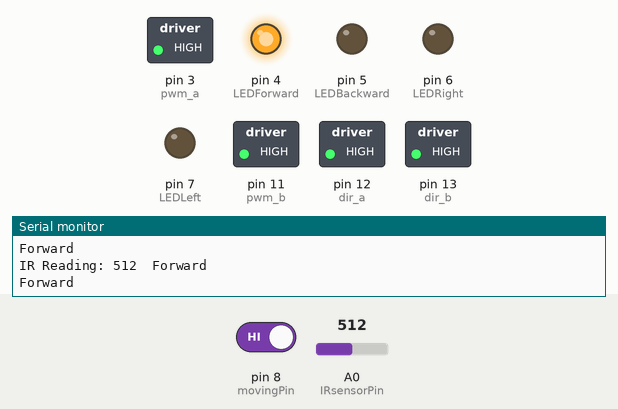
The sketch below on a simulated Arduino Uno, built with avr-gcc and run on an emulated ATmega328P. Parts: switched loads named in the sketch (green lamp = pin HIGH), output pins drawn as LEDs (lit = HIGH), the last lines printed to the serial monitor. Dashed ring = blinking. The test bench sets the inputs (shaded band); at power-on: pin 8 (movingPin) HIGH, A0 (IRsensorPin) = 512.

Above: at 1.6 s.
1.7 s: pin 8 (movingPin) driven LOW
At 3.1 s:
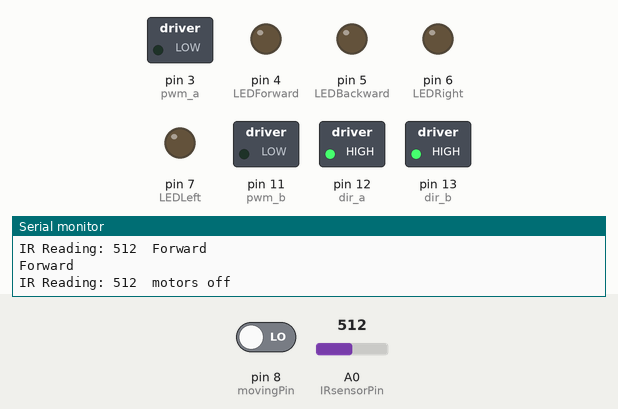
3.9 s: pin 8 (movingPin) driven HIGH
At 4.7 s:
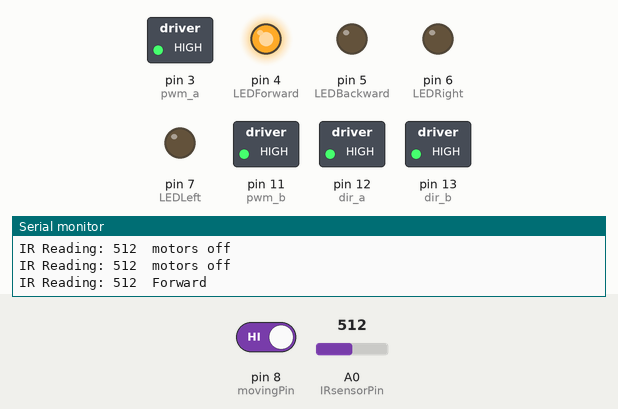
7.5 s: A0 (IRsensorPin) set to 994
11.0 s: A0 (IRsensorPin) set to 1013
At 12.45 s:
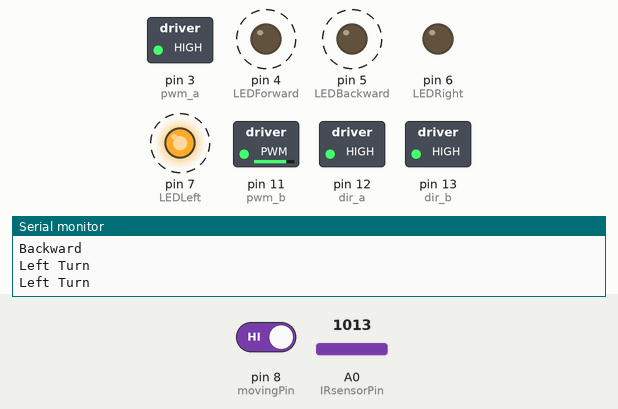
14.5 s: A0 (IRsensorPin) set to 900
At 15.26 s:
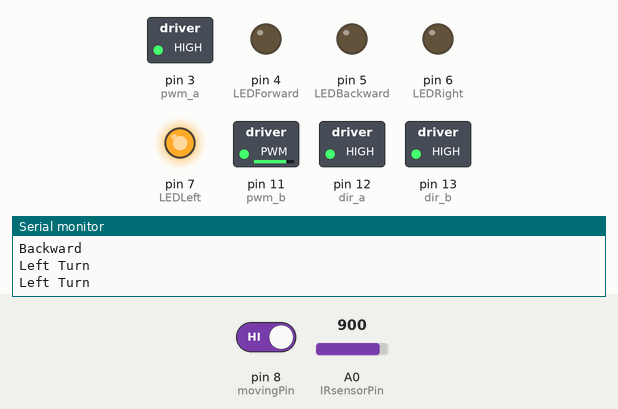
Timing chart, 0 to 17.5 s (numbered marks = the images above; inputs shaded):
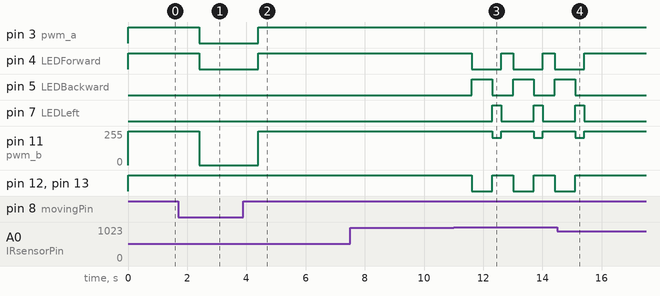

Measured:
- the behaviour switches between 1000 and 1001 on A0 (IRsensorPin) (found by bisection; images 2 and 3)
- after the input at 1.7 s, pin 3 (pwm_a), pin 4 (LEDForward): HIGH → LOW after 0.70 s; pin 11 (pwm_b): 255/255 → 0/255 after 0.70 s
- after the input at 3.9 s, pin 3 (pwm_a), pin 4 (LEDForward): LOW → HIGH after 0.50 s; pin 11 (pwm_b): 0/255 → 255/255 after 0.50 s
- after the input at 11.0 s, pin 4 (LEDForward): alternates HIGH for 0.40 s and LOW for 1.0 s, starting after 0.61 s; pin 5 (LEDBackward): alternates HIGH for 0.70 s and LOW for 0.70 s, starting after 0.61 s
- after the input at 14.5 s, pin 4 (LEDForward): goes on until 15.4 s, then stays HIGH; pin 5 (LEDBackward): goes on until 15.1 s, then stays LOW; pin 7 (LEDLeft): goes on until 15.4 s, then stays LOW; pin 11 (pwm_b): goes on until 15.4 s, then stays 255/255; pin 12 (dir_a), pin 13 (dir_b): goes on until 15.1 s, then stays HIGH

The sketch:

shadow_chassis_withIR.ino
```cpp
/*

 Title:  shadow_chassis_withIR

 Description:
 Using the Shadow Chassis, with Arduino Moto driver shied, IR sensor.  Detect obstacles and back away.

 Version 1.0  Nov 2015
 */


//Defining Arduino Pin Assignments

//A is the Right Wheel and B is the Left Wheel
int pwm_a = 3;   // Right Wheel Speed
int pwm_b = 11;  // Left Wheel Speed
int dir_a = 12;  // Right Wheel Direction
int dir_b = 13;  // Left Wheel Direction


int IRsensorPin = A0;    // Define the input pin for the IR sensor
int IRsensorValue = 0;   // Variable to store the Integer value coming from the IR sensor

int LEDForward = 4 ;         // Status LED for moving forward
int LEDBackward = 5 ;        // Status LED for moving backward
int LEDRight = 6 ;           // Status LED for moving right
int LEDLeft = 7 ;           // Status LED for moving left

int movingPin = 8;       //Enable movement of the robot.  Low for sensor/Serial work, High moving around (Movement Enabled)
int MoveSize = 100;
int obstacleSeen = 1000;  // value when the robot IR Sensor will trip and it should back up
int speedOfRightWheel = 255;  // The speed of the right wheel
int speedOfLeftWheel = 255;   // The speed of the left wheel

void setup()
{
  Serial.begin(9600);


  pinMode(pwm_a, OUTPUT);      //Set motor control pins to be outputs from the Arduino
  pinMode(pwm_b, OUTPUT);
  pinMode(dir_a, OUTPUT);
  pinMode(dir_b, OUTPUT);

  //LED setups
  pinMode(LEDForward, OUTPUT);    //Moving forward
  pinMode(LEDBackward, OUTPUT);   //Moving backwards
  pinMode(LEDRight, OUTPUT);      //turning right
  pinMode(LEDLeft, OUTPUT);       //turning left

  //Input pins
  pinMode(IRsensorPin, INPUT);   // Reading from the IR sensor
  pinMode(movingPin, INPUT);     // Enables movement but still collects compass and IR readings and reports to serial

  analogWrite(pwm_a, 0);          //set both motors speed to 0% duty cycle (off)
  analogWrite(pwm_b, 0);


}

void loop()
{

  //turn all leds off at beginning of loop
  digitalWrite(LEDForward, LOW);    //forwards
  digitalWrite(LEDBackward, LOW);   //backwards
  digitalWrite(LEDRight, LOW);      //right
  digitalWrite(LEDLeft, LOW);       //left


  IRsensorValue = analogRead(IRsensorPin);    //Find out if there is anything in the way
  Serial.print("IR Reading: ");
  Serial.print(IRsensorValue);
  Serial.print("\t");


  //Determine if the robot should move ("1") or if it should stay still ("0")
  // First case, moving pin == 0. Robot does not move.  movingPin is set to 0V.

  if (digitalRead(movingPin) == 0)
  {
    // turn the motors off
    analogWrite(pwm_a, 0);  //set both motors to run at 0% duty cycle (off)
    analogWrite(pwm_b, 0);
    //wait
    Serial.println("motors off");
    delay(1000);
  }

  // This else case is where the robot should move.  "movingPin ==1"
  else
  {
    // Check IR Sensor. If it is too close to something take evasive maneuvers
    if (IRsensorValue > obstacleSeen)
    {

      //evasive maneuvers
      Serial.println("");
      Serial.println("Danger!!  Object detected!");

      // Put it in reverse
      backward();
      // Turn to the Left
      left();
      left();
      left();
      // Move forward
      forward();

      //end of the evasive maneuvers
    }


    //The robot input is set to "move" and nothing is in the way
    else {
      forward();
      forward();


    }
  }
}


void forward()
{
  digitalWrite(LEDForward, HIGH);
  Serial.println("Forward");
  digitalWrite(dir_a, HIGH);
  digitalWrite(dir_b, HIGH);
  analogWrite(pwm_a, speedOfRightWheel);
  analogWrite(pwm_b, speedOfLeftWheel);
  delay(MoveSize * 4);
  digitalWrite(LEDForward, LOW);
}


void backward()
{
  digitalWrite(LEDBackward, HIGH);
  Serial.println("Backward");
  digitalWrite(dir_a, LOW);
  digitalWrite(dir_b, LOW);
  analogWrite(pwm_a, speedOfRightWheel);
  analogWrite(pwm_b, speedOfLeftWheel);
  delay(MoveSize * 7);
  digitalWrite(LEDBackward, LOW);
}


void left()
{
  digitalWrite(LEDLeft, HIGH);
  Serial.println("Left Turn");
  digitalWrite(dir_a, HIGH);
  digitalWrite(dir_b, HIGH);
  analogWrite(pwm_a, speedOfRightWheel);
  analogWrite(pwm_b, speedOfLeftWheel - 50);  //spin the left wheel slower so the robot turns left
  delay(MoveSize);
  digitalWrite(LEDLeft, LOW);
}

void right()
{
  digitalWrite(LEDRight, HIGH);
  Serial.println("Right Turn");
  digitalWrite(dir_a, HIGH);
  digitalWrite(dir_b, HIGH);
  analogWrite(pwm_a, speedOfRightWheel - 50); //spin the right wheel slower so the robot turns right
  analogWrite(pwm_b, speedOfLeftWheel);
  delay(MoveSize);
  digitalWrite(LEDRight, LOW);
}
```
